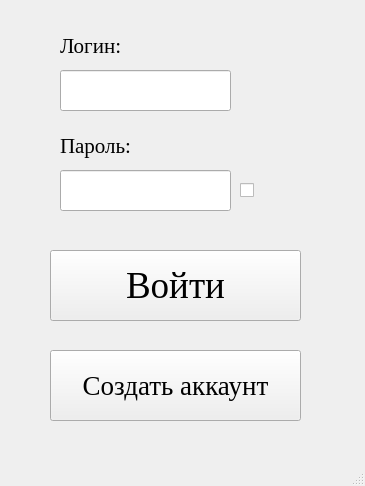
<?xml version="1.0" encoding="UTF-8"?>
<ui version="4.0">
 <class>MainWindow</class>
 <widget class="QMainWindow" name="MainWindow">
  <property name="geometry">
   <rect>
    <x>0</x>
    <y>0</y>
    <width>365</width>
    <height>486</height>
   </rect>
  </property>
  <property name="windowTitle">
   <string>Вход в базу</string>
  </property>
  <widget class="QWidget" name="centralwidget">
   <widget class="QLineEdit" name="loginInput">
    <property name="geometry">
     <rect>
      <x>60</x>
      <y>70</y>
      <width>171</width>
      <height>41</height>
     </rect>
    </property>
    <property name="font">
     <font>
      <family>Georgia</family>
      <pointsize>16</pointsize>
     </font>
    </property>
    <property name="text">
     <string/>
    </property>
   </widget>
   <widget class="QLabel" name="label">
    <property name="geometry">
     <rect>
      <x>60</x>
      <y>20</y>
      <width>171</width>
      <height>51</height>
     </rect>
    </property>
    <property name="font">
     <font>
      <family>Georgia</family>
      <pointsize>16</pointsize>
     </font>
    </property>
    <property name="text">
     <string>Логин:</string>
    </property>
   </widget>
   <widget class="QLabel" name="label_2">
    <property name="geometry">
     <rect>
      <x>60</x>
      <y>120</y>
      <width>171</width>
      <height>51</height>
     </rect>
    </property>
    <property name="font">
     <font>
      <family>Georgia</family>
      <pointsize>16</pointsize>
     </font>
    </property>
    <property name="text">
     <string>Пароль:</string>
    </property>
   </widget>
   <widget class="QLineEdit" name="passwordInput">
    <property name="geometry">
     <rect>
      <x>60</x>
      <y>170</y>
      <width>171</width>
      <height>41</height>
     </rect>
    </property>
    <property name="font">
     <font>
      <family>Georgia</family>
      <pointsize>16</pointsize>
     </font>
    </property>
    <property name="text">
     <string/>
    </property>
    <property name="echoMode">
     <enum>QLineEdit::Password</enum>
    </property>
   </widget>
   <widget class="QCheckBox" name="passwordShow">
    <property name="enabled">
     <bool>true</bool>
    </property>
    <property name="geometry">
     <rect>
      <x>240</x>
      <y>170</y>
      <width>71</width>
      <height>41</height>
     </rect>
    </property>
    <property name="font">
     <font>
      <family>Georgia</family>
      <pointsize>10</pointsize>
     </font>
    </property>
    <property name="text">
     <string/>
    </property>
    <property name="icon">
     <iconset>
      <normaloff>../../Пользователи/User01/Desktop/Icons/eye_icon.png</normaloff>../../Пользователи/User01/Desktop/Icons/eye_icon.png</iconset>
    </property>
    <property name="iconSize">
     <size>
      <width>32</width>
      <height>32</height>
     </size>
    </property>
   </widget>
   <widget class="QPushButton" name="sign">
    <property name="geometry">
     <rect>
      <x>50</x>
      <y>250</y>
      <width>251</width>
      <height>71</height>
     </rect>
    </property>
    <property name="font">
     <font>
      <family>Georgia</family>
      <pointsize>28</pointsize>
     </font>
    </property>
    <property name="text">
     <string>Войти</string>
    </property>
   </widget>
   <widget class="QPushButton" name="register_acc_btn">
    <property name="geometry">
     <rect>
      <x>50</x>
      <y>350</y>
      <width>251</width>
      <height>71</height>
     </rect>
    </property>
    <property name="font">
     <font>
      <family>Georgia</family>
      <pointsize>20</pointsize>
     </font>
    </property>
    <property name="text">
     <string>Создать аккаунт</string>
    </property>
   </widget>
  </widget>
  <widget class="QMenuBar" name="menubar">
   <property name="geometry">
    <rect>
     <x>0</x>
     <y>0</y>
     <width>365</width>
     <height>21</height>
    </rect>
   </property>
  </widget>
  <widget class="QStatusBar" name="statusbar"/>
 </widget>
 <resources/>
 <connections/>
</ui>
